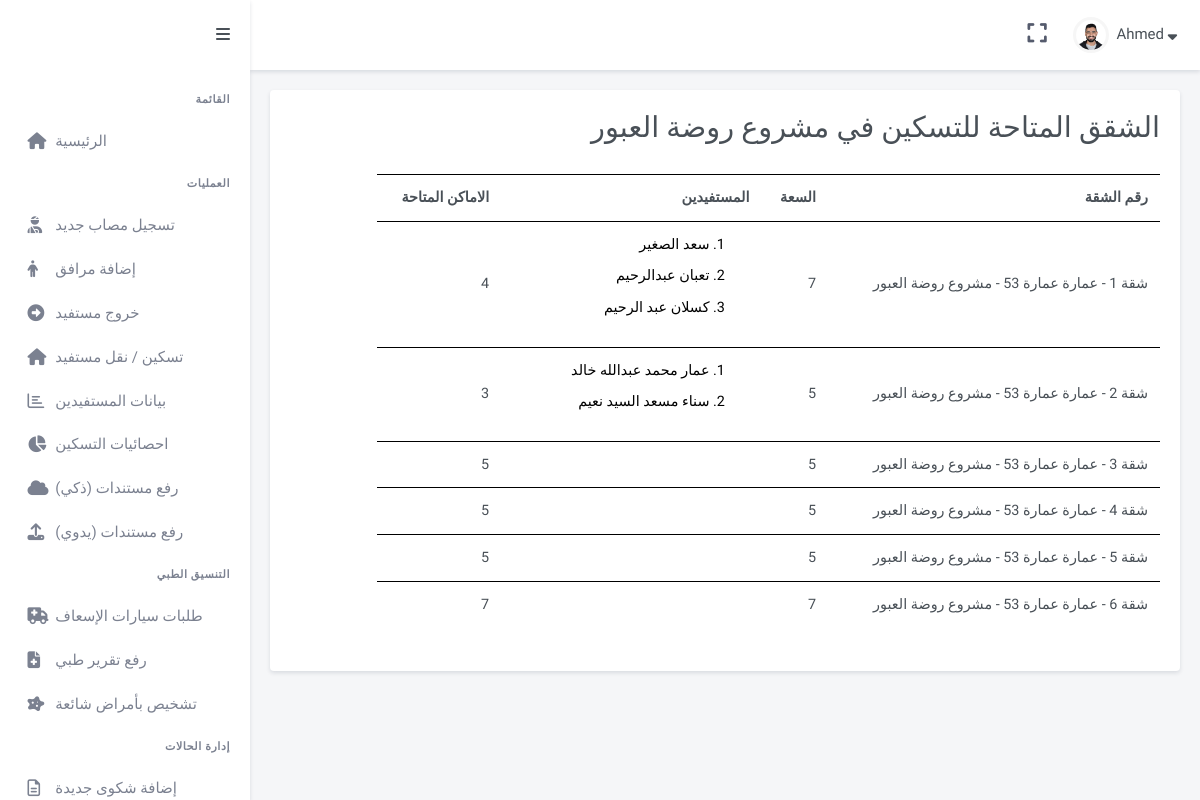
Screenshot of /operations/freespots/5/ (signed in) with the database file from the repository.
### GazaResponse/models.py (models this page shows, shortened)
class Shelter(models.Model):
    shelterName = models.CharField(max_length = 64)
    bGovernorate = models.ForeignKey(Governorate, on_delete = models.CASCADE, null = True)
    isWorking  = models.BooleanField(default = True)
    def __str__(self):
        return f'{self.shelterName}'

class Apartment(models.Model):
    apartmentNum = models.IntegerField()
    whichBuilding = models.ForeignKey(Building, on_delete = models.CASCADE, related_name="apartments")
    apartmentCapacity = models.IntegerField()
    apartmentAccessibility = models.BooleanField()
    code = models.CharField(max_length = 64, blank=True)
    def __str__(self):
        return f'{"شقة"} {self.apartmentNum} - {self.whichBuilding} - {self.whichBuilding.bshelter}'

class Building(models.Model):
    name = models.CharField(max_length = 64)
    address = models.TextField(max_length = 150 , blank = True)
    numOfFloors = models.IntegerField()
    accessibility = models.BooleanField()
    bshelter = models.ForeignKey(Shelter, on_delete = models.CASCADE, related_name = "Buildings")
    bGovernorate = models.ForeignKey(Governorate, on_delete = models.CASCADE)
    def __str__(self):
        return f'{"عمارة"} {self.name}'

class Person(models.Model):
    name = models.CharField(max_length = 64)
    profile_pic = models.ImageField(upload_to="ProfilePics", blank = True)
    birthday = models.DateField()
    theType = models.CharField(max_length = 64)
    gender = models.CharField(max_length = 64, default = 'ذكر')
    idNumber = models.CharField(max_length = 64)
    code = models.CharField(max_length = 64, blank=True)
    status = models.CharField(max_length = 64)
    phoneNumber = models.CharField(max_length = 64, blank=True)
    isDisabled  = models.BooleanField(default = False)
    hasCancer = models.BooleanField(default = False)
    personGroup = models.ForeignKey(Group, on_delete=models.CASCADE, related_name="relatives")
    pHospital = models.ForeignKey(Hospital, on_delete = models.CASCADE)
    diagnosis = models.TextField(blank = True)
    accommodation  = models.ForeignKey(Apartment, on_delete = models.CASCADE, related_name="residents")
    scannedDocs = models.FileField(upload_to="IDs", blank=True)
    entryDate =  models.DateField(null=True, blank=True)
    hostingStartDate = models.DateField(null=True, blank=True)

### operations/views.py (the view)
# urls.py: path("freespots/<int:shelter_id>/", views.availableApartments, name="freespots"),
@login_required
def availableApartments(request, shelter_id):
    shelter = get_object_or_404(Shelter, id=shelter_id)
    buildings = shelter.Buildings.all()  # Get all buildings related to the shelter
    apartment_data = []
    for building in buildings:
        apartments_with_available_spots = building.apartments.annotate(
        num_residents_with_status=Count('residents', filter=models.Q(residents__status='داخل السكن'))
        ).filter(num_residents_with_status__lt=models.F('apartmentCapacity'))
        for apartment in   apartments_with_available_spots:
            residents = apartment.residents.filter(status="داخل السكن")  # Get all residents in the apartment
            resident_names = [{'name': resident.name, 'id': resident.id} for resident in residents]
            available_spots = apartment.apartmentCapacity - len(residents)
            apartment_data.append({
                'apartment_name': apartment,
                'capacity': apartment.apartmentCapacity,
                'residents': resident_names,
                'available_spots': available_spots
            })
    context = {
        'shelter_name': shelter.shelterName,
        'apartment_data': apartment_data
    }
    return render(request, 'operations/apartments_with_available_spots.html', context)

### operations/templates/operations/apartments_with_available_spots.html (shortened to what this page needs)
{% extends "gaza/layout.html" %}
{% load static %}
{% block body %}
<div dir="rtl" class="main-content">
    <div class="page-content">
     <div class="container-fluid">
      <div class="row">
       <div class="col-lg-12">
        <div class="card">
         <div class="card-body">
            <h2>الشقق المتاحة للتسكين في {{shelter_name }}</h2> <br>
          <div class="table-responsive mb-4">
           <table id="theCustomersTable" class="table table-centered table-nowrap mb-0 table_border_color">
            <thead>
             <tr>
              <th scope="col">
               رقم الشقة
              </th>
              <th scope="col">
                السعة
               </th>
              <th scope="col">
               المستفيدين
              </th>
              <th scope="col">
               الاماكن المتاحة
              </th>
             </tr>
            </thead>
            <tbody>
            {% for apartment  in apartment_data  %}
             <tr>
              <td>
                {{apartment.apartment_name}}
              </td>
              <td>
                {{apartment.capacity}}
              </td>
              <td>
                <ol>
                    {% for resident in apartment.residents %}
                    <a href="{% url 'operations:profile' person_id=resident.id %}"><li class="Operations_residentNames">{{ resident.name }}</li></a>
                    {% endfor %}
                </ol>
              </td>
              <td>
                {{apartment.available_spots}}
              </td>
             </tr>
             {% endfor %}
            </tbody>
           </table>
          </div>
         </div>
        </div>
       </div>
      </div>
     </div>
    </div>
   </div>
{% endblock %}

### GazaResponse/templates/gaza/layout.html (shortened to what this page needs)
{% load static %}
<!DOCTYPE html>
<html>
    <head>
        <link href = "{% static 'gaza/css/app.min.css'%}" rel="stylesheet">
        <link href = "{% static 'gaza/css/bootstrap.min.css'%}" rel="stylesheet">
        <link href = "{% static 'gaza/css/icons.min.css'%}" rel="stylesheet">
        <link href = "{% static 'gaza/libs/bootstrap-touchspin/jquery.bootstrap-touchspin.min.css'%}" rel="stylesheet">
        <link href = "{% static 'gaza/libs/select2/css/select2.min.css'%}" rel="stylesheet">
        <link rel="stylesheet" href="https://cdn.jsdelivr.net/npm/select2@4.1.0-rc.0/dist/css/select2.min.css">
        <link href = "{% static 'gaza/css/style.css'%}" rel="stylesheet">
    </head>
    <body>
        {% if user.is_authenticated %}
        <header id="page-topbar">
            <div class="navbar-header">
             <div class="d-flex">
              <div class="dropdown d-none d-lg-inline-block ms-1">
               <button class="btn header-item noti-icon waves-effect" data-bs-toggle="fullscreen" type="button">
                <i class="fas fa-expand">
                </i>
               </button>
              </div>
              <div class="dropdown d-inline-block">
               <button aria-expanded="false" aria-haspopup="true" class="btn header-item waves-effect" data-bs-toggle="dropdown" id="page-header-user-dropdown" type="button">
                <img alt="Header Avatar" class="rounded-circle header-profile-user" src="{% static 'gaza/images/users/avatar-4.jpg'%}">
                <span class="d-none d-xl-inline-block ms-1 fw-medium font-size-15">
                 {{user.first_name}}
                </span>
                <i class="fas fa-sort-down d-none d-xl-inline-block font-size-15">
                </i>
               </button>
              </div>
             </div>
            </div>
           </header>
           <div class="vertical-menu mm-active">
            <button class="btn btn-sm px-3 font-size-16 header-item waves-effect vertical-menu-btn" type="button">
             <i class="fa fa-fw fa-bars">
             </i>
            </button>
            <div class="sidebar-menu-scroll mm-show" data-simplebar="init"><div class="simplebar-wrapper" style="margin: 0px;"><div class="simplebar-height-auto-observer-wrapper"><div class="simplebar-height-auto-observer"></div></div><div class="simplebar-mask"><div class="simplebar-offset" style="right: -20px; bottom: 0px;"><div class="simplebar-content-wrapper" style="height: 100%; padding-right: 20px; padding-bottom: 0px; overflow: hidden scroll;"><div class="simplebar-content" style="padding: 0px;">
             <div id="sidebar-menu" class="mm-active">
              <ul class="metismenu list-unstyled mm-show" id="side-menu">
               <li class="menu-title text-right">
                القائمة
               </li>
               <li class="waves-effect">
                <a href="{% url 'users:index' %}" >
                 <i class="fas fa-home">
                 </i>
                 <span>
                  الرئيسية
                 </span>
                </a>
               </li>
               <li class="menu-title text-right">
                العمليات
               </li>
               <li>
                <a class="waves-effect" href="{% url 'operations:addcasualty' %}">
                 <i class="fas fa-user-injured">
                 </i>
                 <span>
                  تسجيل مصاب جديد
                 </span>
                </a>
               </li>
               <li>
                <a class="waves-effect" href="{% url 'operations:addperson' %}">
                 <i class="fa fa-male">
                 </i>
                 <span>
                  إضافة مرافق
                 </span>
                </a>
               </li>
               <li>
                <a class="waves-effect" href="{% url 'operations:remove' %}">
                  <i class="fas fa-arrow-alt-circle-right"></i>
                <span>
                  خروج مستفيد
                 </span>
                </a>
               </li>
               <li>
                <a class="waves-effect" href="{% url 'operations:accommodation' %}">
                 <i class="fa fa-home">
                 </i>
                 <span>
                  تسكين / نقل مستفيد
                 </span>
                </a>
               </li>
               <li>
                <a class="waves-effect" href="{% url 'operations:customers' %}">
                 <i class="far fa-chart-bar">
                 </i>
                 <span>
                   بيانات المستفيدين
                 </span>
                </a>
               </li>
               <li>
                <a class="waves-effect" href="{% url 'operations:shelters' %}">
                  <i class="fas fa-chart-pie"></i>
                 <span>
                  احصائيات التسكين
                 </span>
                </a>
               </li>
               <li>
                <a class="waves-effect" href="{% url 'operations:upload_document' %}">
                  <i class="fa-solid fa-cloud"></i>
                 <span>
                  رفع مستندات (ذكي)
                 </span>
                </a>
               </li>
               <li>
                <a class="waves-effect" href="{% url 'operations:manual_upload_document' %}">
                  <i class="fa-solid fa-upload"></i>
                 <span>
                  رفع مستندات (يدوي)
                 </span>
                </a>
               </li>
               <li class="menu-title text-right">
                التنسيق الطبي
               </li>
               <li>
                <a class="waves-effect" href="{% url 'medical:ambulance'%}">
                  <i class="fa-solid fa-truck-medical"></i>
                 <span>
                  طلبات سيارات الإسعاف
                 </span>
                </a>
               </li>
               <li>
                <a class="waves-effect" href="{% url 'operations:manual_upload_document' %}">
                  <i class="fa-solid fa-file-medical"></i>
                 <span>
                  رفع تقرير طبي
                 </span>
                </a>
               </li>
               <li>
                <a class="waves-effect" href="{% url 'medical:assign_diseases'%}">
                  <i class="fa-solid fa-disease"></i>
                 <span>
                  تشخيص بأمراض شائعة
                </span>
                </a>
               </li>
               <li class="menu-title text-right">
                إدارة الحالات
               </li>
               <li>
                <a class="waves-effect" href="{% url 'case_management:addpost'%}">
                 <i class="far fa-file-alt">
                 </i>
                 <span>
                  إضافة شكوى جديدة
                 </span>
                </a>
               </li>
              </ul>
             </div>
            </div></div></div></div><div class="simplebar-placeholder" style="width: auto; height: 957px;"></div></div><div class="simplebar-track simplebar-vertical" style="visibility: visible;"><div class="simplebar-scrollbar" style="height: 926px; transform: translate3d(0px, 0px, 0px); display: block;"></div></div></div>
           </div>
           {% endif %}
      {% block body %}
      {% endblock %}
    </body>
</html>

### GazaResponse/static/gaza/css/style.css (style rules this page uses)
a,h1,h2,h3,h4,h5,h6,p,button,label,div { font-family: "Cairo", sans-serif !important; }
.navbar-header { background: white; }
.text-right { text-align: right !important; }
#theCustomersTable { max-width:90% !important; }
.table_border_color { border-color: #000000 !important; }
.Operations_residentNames { color: #000000 !important; margin-bottom: 10px; }

### rows the page displays
Shelter: shelterName "مشروع روضة العبور"
Apartment: apartment_name "شقة 1 - عمارة عمارة 53 - مشروع روضة العبور", capacity "7", available_spots "4"
Person: name "سعد الصغير"
Person: name "تعبان عبدالرحيم"
Person: name "كسلان عبد الرحيم"
Apartment: apartment_name "شقة 2 - عمارة عمارة 53 - مشروع روضة العبور", capacity "5", available_spots "3"
Person: name "عمار محمد عبدالله خالد"
Person: name "سناء مسعد السيد نعيم"
Apartment: apartment_name "شقة 3 - عمارة عمارة 53 - مشروع روضة العبور", capacity "5", available_spots "5"
Apartment: apartment_name "شقة 4 - عمارة عمارة 53 - مشروع روضة العبور", capacity "5", available_spots "5"
Apartment: apartment_name "شقة 5 - عمارة عمارة 53 - مشروع روضة العبور", capacity "5", available_spots "5"
Apartment: apartment_name "شقة 6 - عمارة عمارة 53 - مشروع روضة العبور", capacity "7", available_spots "7"

### other values shown
{{ user.first_name }} "Ahmed"
